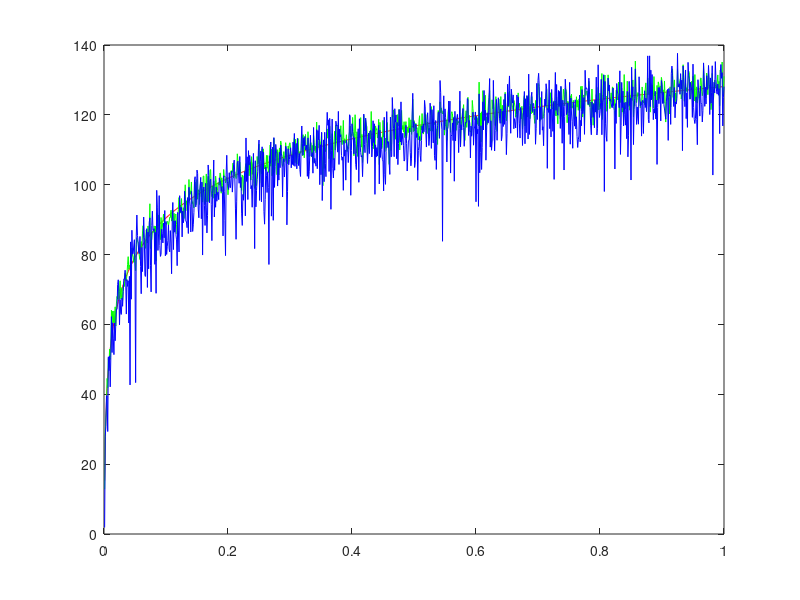

Reproduce this figure in MATLAB.
d = 0.001:0.001:1;
path_loss = 128.1+37.6*log10(d);
shadown_loss=normrnd(0,3,1,1000);
big_loss=path_loss+shadown_loss;
relay_loss=randn(1,1000)+randn(1,1000)*i;
relay_loss_number=abs(relay_loss/sqrt(2));
relay_loss_db=20*log10(relay_loss_number);
all_loss=big_loss+relay_loss_db;
%plot(x,h,'r');
plot(d,path_loss,'r',d,big_loss,'g',d,all_loss,'b');
%plot(x,y,'r',x,z,'g');